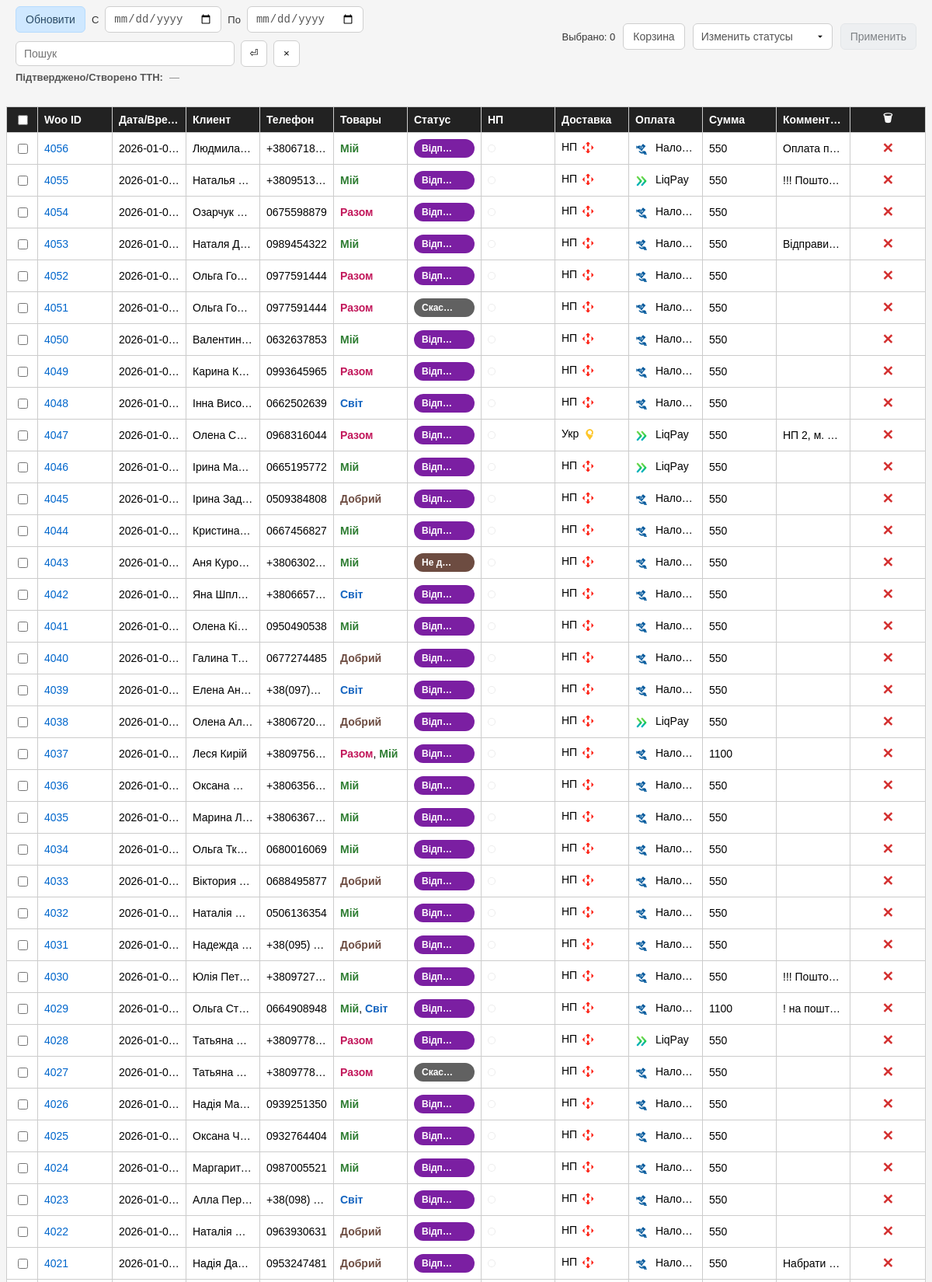
Page /?page=5&date_from=&date_to=&q= (signed in, upper part) on the committed database.
### tables this page shows
CREATE TABLE orders (
        id INTEGER PRIMARY KEY AUTOINCREMENT,
        woo_id INTEGER UNIQUE,
        customer_name TEXT,
        phone TEXT,
        city TEXT,
        address TEXT,
        product TEXT,
        amount REAL,
        status TEXT,
        shipping_method TEXT,
        payment_method TEXT
    , comment TEXT, first_name TEXT, last_name TEXT, city_ref TEXT, warehouse_ref TEXT, delivery_service TEXT, payment_state TEXT, created_at TEXT, amount_auto INTEGER, ttn_number TEXT, ttn_error TEXT, ttn_created_at TEXT);

### web.py (the view, shortened to what this page needs)
@app.route("/")
@login_required
def index():
    date_from = (request.args.get("date_from") or "").strip()
    date_to = (request.args.get("date_to") or "").strip()
    q = (request.args.get("q") or "").strip()
    trash = (request.args.get("trash") or "").strip() == "1"
    auto_sync_latest = (os.environ.get("CRM_AUTO_SYNC_LATEST") or "0").strip() == "1"
    try:
        page = int((request.args.get("page") or "1").strip() or "1")
    except Exception:
        page = 1
    if page < 1:
        page = 1
    per_page = 100
    offset = (page - 1) * per_page
    total_count = db.count_orders_filtered(date_from or None, date_to or None, q=q or None, trash=trash)
    total_pages = (total_count + per_page - 1) // per_page if total_count > 0 else 1
    if page > total_pages:
        page = total_pages
        offset = (page - 1) * per_page
    raw_orders = db.list_orders_filtered(
        date_from or None,
        date_to or None,
        q=q or None,
        trash=trash,
        limit=per_page,
        offset=offset,
    )
    orders = []
    woo_ids = []
    for o in raw_orders:
        try:
            woo_ids.append(int(o["woo_id"]))
        except Exception:
            pass
    items_rows = db.get_order_items_for_orders(woo_ids)
    items_by_woo = {}
    for r in items_rows:
        wid = r["woo_id"]
        items_by_woo.setdefault(wid, []).append({"name": r["name"], "qty": r["qty"]})
    for o in raw_orders:
        order = dict(o)
        raw_status = order.get("status", "")
        code = normalize_status(raw_status)
        badge = STATUS_BADGES.get(code, STATUS_BADGES["new"])
        order["status_code"] = code
        order["status_label"] = badge["label"]
        order["status_class"] = badge["class"]
        order["created_at_display"] = format_created_at(order.get("created_at"))
        pay_label, icon_name = payment_display(order)
        order["payment_state_label"] = pay_label
        order["payment_icon_url"] = url_for("asset_file", filename=icon_name) if icon_name else ""
        order["amount_display"] = format_amount_display(order.get("amount"))
        wid = order.get("woo_id")
        order["products_display"] = format_products_for_table(
            items_by_woo.get(wid, []),
            order.get("product")
        )
        orders.append(order)
    product_counts = {}
    for o in orders:
        try:
            sc = str(o.get("status_code") or "")
            if sc not in ("confirmed", "ttn"):
                continue
        except Exception:
            continue
    ttns_for_np = []
    for o in orders:
        try:
            if str(o.get("delivery_service") or "").strip().lower() != "np":
                continue
            ttn = str(o.get("ttn_number") or "").strip()
            if not ttn:
                continue
            ttns_for_np.append(ttn)
        except Exception:
            continue
    np_items = _np_fetch_tracking_statuses(ttns_for_np)
    for o in orders:
        try:
            ttn = str(o.get("ttn_number") or "").strip()
            if not ttn:
                continue
            info = np_items.get(ttn) or None
            if not info:
                continue
            o["np_status"] = info.get("status")
            o["np_color"] = info.get("color")
        except Exception:
            continue
    return render_template(
        "index.html",
        orders=orders,
        status_badges=STATUS_BADGES,
        date_from=date_from,
        date_to=date_to,
        q=q,
        trash=trash,
        product_counts=product_counts,
        page=page,
        total_pages=total_pages,
        total_count=total_count,
        last_sync_at=_LAST_SYNC_AT,
        last_sync_error=_LAST_SYNC_ERROR,
        last_status_sync_at=_LAST_STATUS_SYNC_AT,
        last_status_sync_error=_LAST_SYNC_ERROR,
    )

### db.py (called while the page is built, shortened)
def get_conn():
    if not DB_PATH:
        raise RuntimeError("DB path not set")
    conn = sqlite3.connect(DB_PATH)
    conn.row_factory = sqlite3.Row
    return conn

def _build_created_at_range_where(from_date: Optional[str], to_date: Optional[str]):
    clauses = []
    params = []
    fd = (from_date or "").strip()
    td = (to_date or "").strip()
    if fd:
        clauses.append("created_at >= ?")
        params.append(fd + " 00:00:00")
    if td:
        clauses.append("created_at <= ?")
        params.append(td + " 23:59:59")
    where_sql = ""
    if clauses:
        where_sql = " WHERE " + " AND ".join(clauses)
    return where_sql, params

def _build_search_where(q: Optional[str]):
    qs = (q or "").strip()
    if not qs:
        return "", []

def count_orders_filtered(
    from_date: Optional[str] = None,
    to_date: Optional[str] = None,
    q: Optional[str] = None,
    trash: bool = False,
) -> int:
    conn = get_conn()
    cur = conn.cursor()
    where_sql, params = _build_created_at_range_where(from_date, to_date)
    q_sql, q_params = _build_search_where(q)
    if q_sql:
        if where_sql:
            where_sql = where_sql + " AND " + q_sql
        else:
            where_sql = " WHERE " + q_sql
        params = list(params) + list(q_params)
    del_sql = " is_deleted=1 " if trash else " coalesce(is_deleted,0)=0 "
    if where_sql:
        where_sql = where_sql + " AND " + del_sql
    else:
        where_sql = " WHERE " + del_sql
    cur.execute("SELECT COUNT(*) FROM orders" + where_sql, params)
    row = cur.fetchone()
    conn.close()
    return int(row[0] or 0) if row else 0

def get_order_items_for_orders(woo_ids):
    woo_ids = [int(x) for x in (woo_ids or []) if str(x).strip()]
    if not woo_ids:
        return []
    conn = get_conn()
    cur = conn.cursor()
    placeholders = ",".join(["?"] * len(woo_ids))
    cur.execute(
        f"SELECT woo_id, name, qty FROM order_items WHERE woo_id IN ({placeholders}) ORDER BY woo_id DESC, id ASC",
        tuple(woo_ids)
    )
    rows = cur.fetchall()
    conn.close()
    return rows

### web.py (called while the page is built, shortened)
def login_required(f):
    @wraps(f)
    def wrapper(*args, **kwargs):
        if not session.get("logged_in"):
            return redirect("/login")
        return f(*args, **kwargs)
    return wrapper

def _np_fetch_tracking_statuses(ttns: list[str]) -> dict:
    clean = []
    uniq = []
    seen = set()
    if not uniq:
        return {}

### templates/index.html (shortened to what this page needs)
  <!DOCTYPE html>
<html lang="ru">
<head>
</head>
<body>
<div class="topbar-wrap">
    <div class="topbar-row">
        <div class="topbar-left">
            <form method="post" action="/sync_range" class="date-filter" style="margin:0;">
                <button type="submit" class="ctrl-btn ctrl-btn--primary">
                    Обновити
                </button>
                <label style="font-size:13px; color:#333;">С</label>
                <input type="date" name="date_from" value="{{ date_from }}" />
                <label style="font-size:13px; color:#333;">По</label>
                <input type="date" name="date_to" value="{{ date_to }}" />
            </form>
            <form method="get" action="/" class="search-form" style="margin:0;">
                <input type="text" name="q" value="{{ q or '' }}" placeholder="Пошук" />
                <button class="icon-btn" type="submit" title="Пошук">⏎</button>
                <button class="icon-btn" type="button" title="Очистити" onclick="(function(btn){var f=btn.closest('form'); if(!f) return; var q=f.querySelector('input[name=q]'); if(q) q.value=''; f.submit();})(this)">×</button>
            </form>
        </div>
        <div class="bulk-bar">
            <span class="bulk-count" id="bulkCount">Выбрано: 0</span>
            {% if trash %}
                <a class="ctrl-btn" href="/?date_from={{ date_from }}&date_to={{ date_to }}&q={{ q or '' }}" style="display:inline-flex; align-items:center;">Все</a>
            {% else %}
                <a class="ctrl-btn" href="/?trash=1&date_from={{ date_from }}&date_to={{ date_to }}&q={{ q or '' }}" style="display:inline-flex; align-items:center;">Корзина</a>
            {% endif %}
            <select id="bulkStatusSelect" class="badge">
                {% if trash %}
                    <option value="">Действие</option>
                    <option value="__purge__">Удалить навсегда</option>
                    <option value="__restore__">Восстановить</option>
                {% else %}
                    <option value="">Изменить статусы</option>
                {% endif %}
            </select>
            <button type="button" id="bulkApplyBtn" class="ctrl-btn ctrl-btn--dark" disabled>
                Применить
            </button>
        </div>
    </div>
    <div class="topbar-summary-row">
        <div class="topbar-summary">
            <span class="k">Підтверджено/Створено ТТН:</span>
            <span class="v">
                {% if product_counts %}
                    {% for name, qty in product_counts|dictsort %}
                        {% set first = ((name or '').split(' ')[:1] | join(' ')) %}
                        {% set low = (first or '')|lower %}
                        {% set cls = '' %}
                        {% if low.startswith('добрий') %}{% set cls = 'cal-dobriy' %}
                        {% elif low.startswith('мій') %}{% set cls = 'cal-miy' %}
                        {% elif low.startswith('світ') %}{% set cls = 'cal-svit' %}
                        {% elif low.startswith('разом') %}{% set cls = 'cal-razom' %}
                        {% endif %}
                        <span class="{{ cls }}" title="{{ name }}">{{ first }} x {{ qty }}</span>
                    {% endfor %}
                {% else %}
                    <span style="color:#888;">—</span>
                {% endif %}
            </span>
        </div>
    </div>
</div>
<div class="table-scroll-top" id="ordersTableScrollTop"><div class="table-scroll-top-inner" id="ordersTableScrollTopInner"></div></div>
<div class="table-wrap" id="ordersTableWrap">
<table id="ordersTable">
<tr>
    <th class="col-select"><input type="checkbox" id="selectAllCb" title="Выбрать все" /></th>
    <th>Woo ID</th>
    <th>Дата/Время</th>
    <th>Клиент</th>
    <th>Телефон</th>
    <th>Товары</th>
    <th>Статус</th>
    <th>НП</th>
    <th>Доставка</th>
    <th>Оплата</th>
    <th>Сумма</th>
    <th>Комментарий</th>
    <th class="col-delete">🗑</th>
</tr>
{% for o in orders %}
<tr class="order-row" data-woo-id="{{ o['woo_id'] }}">
<td class="col-select"><input type="checkbox" class="row-cb" data-woo-id="{{ o['woo_id'] }}" /></td>
<td>
    <a href="/order/{{ o['woo_id'] }}">
        {{ o["woo_id"] }}
    </a>
</td>
<td>{{ o.get("created_at_display", "") }}</td>
<td>{{ o["customer_name"] }}</td>
<td>{{ o["phone"] }}</td>
<td class="products-cell">{{ o.get("products_display", "") }}</td>
<td>
    <select class="badge status-select {{ o['status_class'] }}" data-woo-id="{{ o['woo_id'] }}">
        {% for code, meta in status_badges.items() %}
            <option value="{{ code }}" {% if code==o['status_code'] %}selected{% endif %}>{{ meta['label'] }}</option>
        {% endfor %}
    </select>
</td>
<td class="np-track-td">
    {% set _ds = (o.get('delivery_service','') or '')|lower %}
    {% set _ttn = (o.get('ttn_number','') or '') %}
    {% set _np_text = (o.get('np_status','') or '') %}
    {% set _np_color = (o.get('np_color','') or '') %}
    {% if _ds == 'np' %}
        {% if _ttn %}
            <span class="np-track" data-ttn="{{ _ttn }}" data-np-color="{{ _np_color }}">
                <span class="np-dot" style="background:#9e9e9e;"></span>
                <span class="np-text">{% if _np_text %}{{ _np_text }}{% else %}...{% endif %}</span>
            </span>
        {% else %}
            <span class="np-track np-track--empty"><span class="np-dot" style="background:transparent;"></span></span>
        {% endif %}
    {% else %}
        <span class="np-track np-track--empty"><span class="np-dot" style="background:transparent;"></span></span>
    {% endif %}
</td>
<td class="delivery-td">
    <div class="delivery-cell">
        <span style="display:inline-flex; align-items:center; gap:6px;">
            <span>
                {% if (o.get('delivery_service','') or '')|lower == 'ukr' %}
                    Укр
                {% else %}
                    НП
                {% endif %}
            </span>
            <img
                src="/assets/{% if (o.get('delivery_service','') or '')|lower == 'ukr' %}up.png{% else %}np.png{% endif %}"
                alt=""
                style="width:16px; height:16px; vertical-align:middle;"
            />
        </span>
    </div>
</td>
<td>
    {% if o.get('payment_icon_url','') %}
        <img src="{{ o.get('payment_icon_url','') }}" alt="" style="width:16px; height:16px; vertical-align:middle; margin-right:6px;" />
    {% endif %}
    {{ o.get('payment_state_label','') }}
</td>
<td>{{ o.get("amount_display", o.get("amount", "")) }}</td>
<td class="comment-cell" title="{{ o.get('comment','') }}">{{ o.get('comment','') }}</td>
<td class="col-delete">
    {% if trash %}
        <div style="display:flex; gap:6px; justify-content:center; padding:0 6px;">
            <form method="post" action="/order/{{ o['woo_id'] }}/restore" style="margin:0;">
                <button type="submit" class="btn-restore" title="Восстановить">↩</button>
            </form>
            <form method="post" action="/order/{{ o['woo_id'] }}/purge" style="margin:0;" class="purge-form" data-woo-id="{{ o['woo_id'] }}">
                <button type="submit" class="btn-delete" title="Удалить навсегда">✕</button>
            </form>
        </div>
    {% else %}
        <form method="post" action="/order/{{ o['woo_id'] }}/delete" class="delete-form" data-woo-id="{{ o['woo_id'] }}" style="margin:0;">
            <button type="submit" class="btn-delete" title="В корзину">✕</button>
        </form>
    {% endif %}
</td>
</tr>
{% endfor %}
</table>
</div>
</body>
</html>

### rows in the picture
orders: woo_id "4056", get "2026-01-0…", customer_name "Людмила…", phone "+3806718…", woo "Відправлено", delivery_service "НП", get "Нало…", get "550", get "Оплата п…"
orders: woo_id "4055", get "2026-01-0…", customer_name "Наталья…", phone "+3809513…", woo "Відправлено", delivery_service "НП", get "LiqPay", get "550", get "!!! Пошто…"
orders: woo_id "4054", get "2026-01-0…", customer_name "Озарчук…", phone "0675598879", woo "Відправлено", delivery_service "НП", get "Нало…", get "550"
orders: woo_id "4053", get "2026-01-0…", customer_name "Наталя Д…", phone "0989454322", woo "Відправлено", delivery_service "НП", get "Нало…", get "550", get "Відправи…"
orders: woo_id "4052", get "2026-01-0…", customer_name "Ольга Го…", phone "0977591444", woo "Відправлено", delivery_service "НП", get "Нало…", get "550"
orders: woo_id "4051", get "2026-01-0…", customer_name "Ольга Го…", phone "0977591444", woo "Скасовано", delivery_service "НП", get "Нало…", get "550"
orders: woo_id "4050", get "2026-01-0…", customer_name "Валентин…", phone "0632637853", woo "Відправлено", delivery_service "НП", get "Нало…", get "550"
orders: woo_id "4049", get "2026-01-0…", customer_name "Карина К…", phone "0993645965", woo "Відправлено", delivery_service "НП", get "Нало…", get "550"
orders: woo_id "4048", get "2026-01-0…", customer_name "Інна Висо…", phone "0662502639", woo "Відправлено", delivery_service "НП", get "Нало…", get "550"
orders: woo_id "4047", get "2026-01-0…", customer_name "Олена Са…", phone "0968316044", woo "Відправлено", delivery_service "Укр", get "LiqPay", get "550", get "НП 2, м.…"
orders: woo_id "4046", get "2026-01-0…", customer_name "Ірина Ма…", phone "0665195772", woo "Відправлено", delivery_service "НП", get "LiqPay", get "550"
orders: woo_id "4045", get "2026-01-0…", customer_name "Ірина Зад…", phone "0509384808", woo "Відправлено", delivery_service "НП", get "Нало…", get "550"
orders: woo_id "4044", get "2026-01-0…", customer_name "Кристина…", phone "0667456827", woo "Відправлено", delivery_service "НП", get "Нало…", get "550"
orders: woo_id "4043", get "2026-01-0…", customer_name "Аня Куро…", phone "+3806302…", woo "Не додзвонилися", delivery_service "НП", get "Нало…", get "550"
orders: woo_id "4042", get "2026-01-0…", customer_name "Яна Шпл…", phone "+3806657…", woo "Відправлено", delivery_service "НП", get "Нало…", get "550"
orders: woo_id "4041", get "2026-01-0…", customer_name "Олена Кі…", phone "0950490538", woo "Відправлено", delivery_service "НП", get "Нало…", get "550"
orders: woo_id "4040", get "2026-01-0…", customer_name "Галина Ткач", phone "0677274485", woo "Відправлено", delivery_service "НП", get "Нало…", get "550"
orders: woo_id "4039", get "2026-01-0…", customer_name "Елена Ан…", phone "+38(097)5…", woo "Відправлено", delivery_service "НП", get "Нало…", get "550"
orders: woo_id "4038", get "2026-01-0…", customer_name "Олена Ал…", phone "+3806720…", woo "Відправлено", delivery_service "НП", get "LiqPay", get "550"
orders: woo_id "4037", get "2026-01-0…", customer_name "Леся Кирій", phone "+3809756…", woo "Відправлено", delivery_service "НП", get "Нало…", get "1100"
orders: woo_id "4036", get "2026-01-0…", customer_name "Оксана Ш…", phone "+3806356…", woo "Відправлено", delivery_service "НП", get "Нало…", get "550"
orders: woo_id "4035", get "2026-01-0…", customer_name "Марина Л…", phone "+3806367…", woo "Відправлено", delivery_service "НП", get "Нало…", get "550"
orders: woo_id "4034", get "2026-01-0…", customer_name "Ольга Тк…", phone "0680016069", woo "Відправлено", delivery_service "НП", get "Нало…", get "550"
orders: woo_id "4033", get "2026-01-0…", customer_name "Віктория…", phone "0688495877", woo "Відправлено", delivery_service "НП", get "Нало…", get "550"
orders: woo_id "4032", get "2026-01-0…", customer_name "Наталія…", phone "0506136354", woo "Відправлено", delivery_service "НП", get "Нало…", get "550"
orders: woo_id "4031", get "2026-01-0…", customer_name "Надежда…", phone "+38(095)…", woo "Відправлено", delivery_service "НП", get "Нало…", get "550"
orders: woo_id "4030", get "2026-01-0…", customer_name "Юлія Пет…", phone "+3809727…", woo "Відправлено", delivery_service "НП", get "Нало…", get "550", get "!!! Пошто…"
orders: woo_id "4029", get "2026-01-0…", customer_name "Ольга Ст…", phone "0664908948", woo "Відправлено", delivery_service "НП", get "Нало…", get "1100", get "! на пошт…"
orders: woo_id "4028", get "2026-01-0…", customer_name "Татьяна…", phone "+3809778…", woo "Відправлено", delivery_service "НП", get "LiqPay", get "550"
orders: woo_id "4027", get "2026-01-0…", customer_name "Татьяна…", phone "+3809778…", woo "Скасовано", delivery_service "НП", get "Нало…", get "550"
orders: woo_id "4026", get "2026-01-0…", customer_name "Надія Ма…", phone "0939251350", woo "Відправлено", delivery_service "НП", get "Нало…", get "550"
orders: woo_id "4025", get "2026-01-0…", customer_name "Оксана Ч…", phone "0932764404", woo "Відправлено", delivery_service "НП", get "Нало…", get "550"
orders: woo_id "4024", get "2026-01-0…", customer_name "Маргарит…", phone "0987005521", woo "Відправлено", delivery_service "НП", get "Нало…", get "550"
orders: woo_id "4023", get "2026-01-0…", customer_name "Алла Пер…", phone "+38(098)…", woo "Відправлено", delivery_service "НП", get "Нало…", get "550"
orders: woo_id "4022", get "2026-01-0…", customer_name "Наталія…", phone "0963930631", woo "Відправлено", delivery_service "НП", get "Нало…", get "550"
orders: woo_id "4021", get "2026-01-0…", customer_name "Надія Да…", phone "0953247481", woo "Відправлено", delivery_service "НП", get "Нало…", get "550", get "Набрати…"
